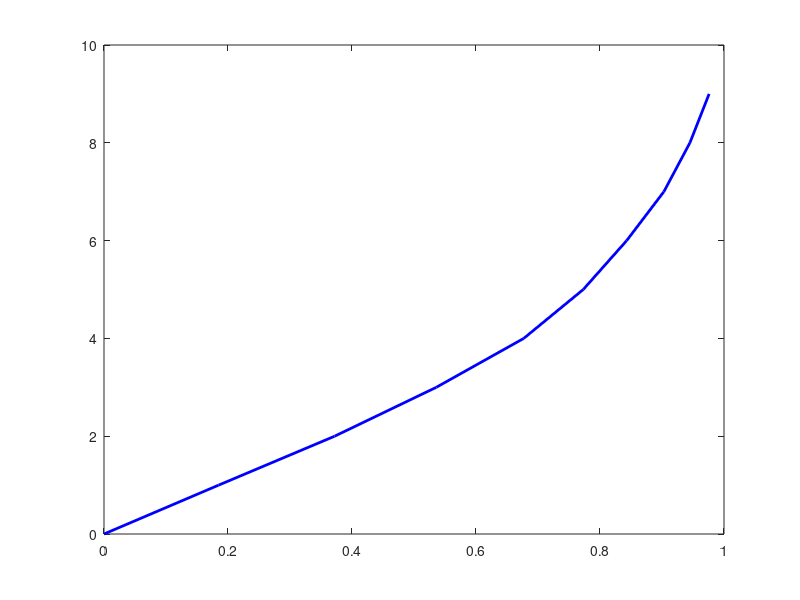

This figure's MATLAB source: (Note: this script raises an error after producing the figure.)
close all
clear
clc

load ./estimated_EC.mat
ec_pro=var_pro;
ec_rr=var_RR;
ec_pro_e=(abs(est_pro1-n1)./n1 + abs(est_pro0-n0)./n0) ./2;
ec_rr_e=(abs(est_rr1-n1)./n1 + abs(est_rr0-n0)./n0) ./2;

load ./estimated_Amazon.mat
a_pro=var_pro;
a_rr=var_RR;
a_pro_e=(abs(est_pro1-n1)./n1+abs(est_pro0-n0)./n0)./2;
a_rr_e=(abs(est_rr1-n1)./n1+abs(est_rr0-n0)./n0)./2;

load ./estimated_Census.mat
i_pro=var_pro;
i_rr=var_RR;
i_pro_e=(abs(est_pro1-n1)./n1+abs(est_pro0-n0)./n0)./2;
i_rr_e=(abs(est_rr1-n1)./n1+abs(est_rr0-n0)./n0)./2;

load ./estimated_Kos.mat
k_pro=var_pro;
k_rr=var_RR;
k_pro_e=(abs(est_pro1-n1)./n1+abs(est_pro0-n0)./n0)./2;
k_rr_e=(abs(est_rr1-n1)./n1+abs(est_rr0-n0)./n0)./2;

%% used for Relative Error
a_pro=[mean(a_pro_e(1,:)),mean(a_pro_e(2,:)),mean(a_pro_e(3,:)),mean(a_pro_e(4,:))];
a_rr=[mean(a_rr_e(1,:)),mean(a_rr_e(2,:)),mean(a_rr_e(3,:)),mean(a_rr_e(4,:))];
k_pro=[mean(k_pro_e(1,:)),mean(k_pro_e(2,:)),mean(k_pro_e(3,:)),mean(k_pro_e(4,:))];
k_rr=[mean(k_rr_e(1,:)),mean(k_rr_e(2,:)),mean(k_rr_e(3,:)),mean(k_rr_e(4,:))];
i_pro=[mean(i_pro_e(1,:)),mean(i_pro_e(2,:)),mean(i_pro_e(3,:)),mean(i_pro_e(4,:))];
i_rr=[mean(i_rr_e(1,:)),mean(i_rr_e(2,:)),mean(i_rr_e(3,:)),mean(i_rr_e(4,:))];
ec_pro=[mean(ec_pro_e(1,:)),mean(ec_pro_e(2,:)),mean(ec_pro_e(3,:)),mean(ec_pro_e(4,:))];
ec_rr=[mean(ec_rr_e(1,:)),mean(ec_rr_e(2,:)),mean(ec_rr_e(3,:)),mean(ec_rr_e(4,:))];


%% epsilon = 0.01
figure
Err=0:1:15;

for i=1:size(Err,2)
    if size(find(a_pro_e(2,:)<Err(i)),2)/1000 <= 0.98
        cdf_a_pro_e01(i)=size(find(a_pro_e(2,:)<Err(i)),2)/1000;
    end
    if size(find(a_rr_e(2,:)<Err(i)),2)/1000 <= 0.98
        cdf_a_rr_e01(i)=size(find(a_rr_e(2,:)<Err(i)),2)/1000;
    end
    if size(find(i_pro_e(2,:)<Err(i)),2)/1000 <= 0.98
        cdf_i_pro_e01(i)=size(find(i_pro_e(2,:)<Err(i)),2)/1000;
    end
    if size(find(i_rr_e(2,:)<Err(i)),2)/1000 <= 0.98
        cdf_i_rr_e01(i)=size(find(i_rr_e(2,:)<Err(i)),2)/1000;
    end
    if size(find(k_pro_e(2,:)<Err(i)),2)/1000 <= 0.98
        cdf_k_pro_e01(i)=size(find(k_pro_e(2,:)<Err(i)),2)/1000;
    end
    if size(find(k_rr_e(2,:)<Err(i)),2)/1000 <= 0.98
        cdf_k_rr_e01(i)=size(find(k_rr_e(2,:)<Err(i)),2)/1000;
    end
    if size(find(ec_pro_e(2,:)<Err(i)),2)/1000 <= 0.98
        cdf_ec_pro_e01(i)=size(find(ec_pro_e(2,:)<Err(i)),2)/1000;
    end
    if size(find(ec_rr_e(2,:)<Err(i)),2)/1000 <= 0.98
        cdf_ec_rr_e01(i)=size(find(ec_rr_e(2,:)<Err(i)),2)/1000;
    end
end

plot(cdf_k_pro_e01,Err(1:length(cdf_k_pro_e01)),'-','Color',[0 0 1],'LineWidth',2,'Markersize',5)
hold on
plot(cdf_k_rr_e01,Err(1:length(cdf_k_rr_e01)),'--','Color',[0 0 1 0.4],'LineWidth',2,'Markersize',5)
hold on
plot(cdf_a_pro_e01,Err(1:length(cdf_a_pro_e01)),'-','Color',[1 0 0],'LineWidth',2,'Markersize',5)
hold on
plot(cdf_a_rr_e01,Err(1:length(cdf_a_rr_e01)),'--','Color',[1 0 0 0.4],'LineWidth',2,'Markersize',5)
hold on
plot(cdf_ec_pro_e01,Err(1:length(cdf_ec_pro_e01)),'-m','LineWidth',2,'Markersize',8)
hold on
plot(cdf_ec_rr_e01,Err(1:length(cdf_ec_rr_e01)),'--','Color',[1 0 1 0.4],'LineWidth',2,'Markersize',8)
hold on
plot(cdf_i_pro_e01,Err(1:length(cdf_i_pro_e01)),'-g','LineWidth',2,'Markersize',8)
hold on
plot(cdf_i_rr_e01,Err(1:length(cdf_i_rr_e01)),'--','Color',[0 1 0 0.4],'LineWidth',2,'Markersize',8)
hold on

h=legend("JRR Kosarak","RR Kosarak","JRR Amazon","RR Amazon",...
    "JRR EC","RR EC","JRR Census","RR Census",'location','northwest');
xlabel("Percentile")
ylabel("Relative Error")
set(gca,'Fontsize',20)
set(h,'Fontsize',15)
set(gca,'Fontname','Times New Roman')
print -vector -dpdf -r500 percentile_e001.pdf

%% epsilon = 0.1

figure
Err=0:0.1:1.5;
for i=1:size(Err,2)
    if size(find(a_pro_e(3,:)<Err(i)),2)/1000 <= 0.98
        cdf_a_pro_e01(i)=size(find(a_pro_e(3,:)<Err(i)),2)/1000;
    end
    if size(find(a_rr_e(3,:)<Err(i)),2)/1000 <= 0.98
        cdf_a_rr_e01(i)=size(find(a_rr_e(3,:)<Err(i)),2)/1000;
    end
    if size(find(i_pro_e(3,:)<Err(i)),2)/1000 <= 0.98
        cdf_i_pro_e01(i)=size(find(i_pro_e(3,:)<Err(i)),2)/1000;
    end
    if size(find(i_rr_e(3,:)<Err(i)),2)/1000 <= 0.98
        cdf_i_rr_e01(i)=size(find(i_rr_e(3,:)<Err(i)),2)/1000;
    end
    if size(find(k_pro_e(3,:)<Err(i)),2)/1000 <= 0.98
        cdf_k_pro_e01(i)=size(find(k_pro_e(3,:)<Err(i)),2)/1000;
    end
    if size(find(k_rr_e(3,:)<Err(i)),2)/1000 <= 0.98
        cdf_k_rr_e01(i)=size(find(k_rr_e(3,:)<Err(i)),2)/1000;
    end
    if size(find(ec_pro_e(3,:)<Err(i)),2)/1000 <= 0.98
        cdf_ec_pro_e01(i)=size(find(ec_pro_e(3,:)<Err(i)),2)/1000;
    end
    if size(find(ec_rr_e(3,:)<Err(i)),2)/1000 <= 0.98
        cdf_ec_rr_e01(i)=size(find(ec_rr_e(3,:)<Err(i)),2)/1000;
    end
end

plot(cdf_k_pro_e01,Err(1:length(cdf_k_pro_e01)),'-','Color',[0 0 1],'LineWidth',2,'Markersize',5)
hold on
plot(cdf_k_rr_e01,Err(1:length(cdf_k_rr_e01)),'--','Color',[0 0 1 0.4],'LineWidth',2,'Markersize',5)
hold on
plot(cdf_a_pro_e01,Err(1:length(cdf_a_pro_e01)),'-','Color',[1 0 0],'LineWidth',2,'Markersize',5)
hold on
plot(cdf_a_rr_e01,Err(1:length(cdf_a_rr_e01)),'--','Color',[1 0 0 0.4],'LineWidth',2,'Markersize',5)
hold on
plot(cdf_ec_pro_e01,Err(1:length(cdf_ec_pro_e01)),'-m','LineWidth',2,'Markersize',8)
hold on
plot(cdf_ec_rr_e01,Err(1:length(cdf_ec_rr_e01)),'--','Color',[1 0 1 0.4],'LineWidth',2,'Markersize',8)
hold on
plot(cdf_i_pro_e01,Err(1:length(cdf_i_pro_e01)),'-g','LineWidth',2,'Markersize',8)
hold on
plot(cdf_i_rr_e01,Err(1:length(cdf_i_rr_e01)),'--','Color',[0 1 0 0.4],'LineWidth',2,'Markersize',8)
hold on

% h=legend("JRR Kosarak","RR Kosarak","JRR Amazon","RR Amazon",...
%     "JRR EC","RR EC","JRR Census","RR Census",'location','northwest');
xlabel("Percentile")
ylabel("Relative Error")
set(gca,'Fontsize',20)
% set(h,'Fontsize',15)
set(gca,'Fontname','Times New Roman')
print -vector -dpdf -r500 percentile_e01.pdf

%% epsilon = 1
figure
Err=0:0.01:0.15;
for i=1:size(Err,2)
    if size(find(a_pro_e(4,:)<Err(i)),2)/1000 <= 0.98
        cdf_a_pro_e01(i)=size(find(a_pro_e(4,:)<Err(i)),2)/1000;
    end
    if size(find(a_rr_e(4,:)<Err(i)),2)/1000 <= 0.98
        cdf_a_rr_e01(i)=size(find(a_rr_e(4,:)<Err(i)),2)/1000;
    end
    if size(find(i_pro_e(4,:)<Err(i)),2)/1000 <= 0.98
        cdf_i_pro_e01(i)=size(find(i_pro_e(4,:)<Err(i)),2)/1000;
    end
    if size(find(i_rr_e(4,:)<Err(i)),2)/1000 <= 0.98
        cdf_i_rr_e01(i)=size(find(i_rr_e(4,:)<Err(i)),2)/1000;
    end
    if size(find(k_pro_e(4,:)<Err(i)),2)/1000 <= 0.98
        cdf_k_pro_e01(i)=size(find(k_pro_e(4,:)<Err(i)),2)/1000;
    end
    if size(find(k_rr_e(4,:)<Err(i)),2)/1000 <= 0.98
        cdf_k_rr_e01(i)=size(find(k_rr_e(4,:)<Err(i)),2)/1000;
    end
    if size(find(ec_pro_e(4,:)<Err(i)),2)/1000 <= 0.98
        cdf_ec_pro_e01(i)=size(find(ec_pro_e(4,:)<Err(i)),2)/1000;
    end
    if size(find(ec_rr_e(4,:)<Err(i)),2)/1000 <= 0.98
        cdf_ec_rr_e01(i)=size(find(ec_rr_e(4,:)<Err(i)),2)/1000;
    end
end

plot(cdf_k_pro_e01,Err(1:length(cdf_k_pro_e01)),'-','Color',[0 0 1],'LineWidth',2,'Markersize',5)
hold on
plot(cdf_k_rr_e01,Err(1:length(cdf_k_rr_e01)),'--','Color',[0 0 1 0.4],'LineWidth',2,'Markersize',5)
hold on
plot(cdf_a_pro_e01,Err(1:length(cdf_a_pro_e01)),'-','Color',[1 0 0],'LineWidth',2,'Markersize',5)
hold on
plot(cdf_a_rr_e01,Err(1:length(cdf_a_rr_e01)),'--','Color',[1 0 0 0.4],'LineWidth',2,'Markersize',5)
hold on
plot(cdf_ec_pro_e01,Err(1:length(cdf_ec_pro_e01)),'-m','LineWidth',2,'Markersize',8)
hold on
plot(cdf_ec_rr_e01,Err(1:length(cdf_ec_rr_e01)),'--','Color',[1 0 1 0.4],'LineWidth',2,'Markersize',8)
hold on
plot(cdf_i_pro_e01,Err(1:length(cdf_i_pro_e01)),'-g','LineWidth',2,'Markersize',8)
hold on
plot(cdf_i_rr_e01,Err(1:length(cdf_i_rr_e01)),'--','Color',[0 1 0 0.4],'LineWidth',2,'Markersize',8)
hold on

% h=legend("JRR Kosarak","RR Kosarak","JRR Amazon","RR Amazon",...
%     "JRR EC","RR EC","JRR Census","RR Census",'location','northwest');
xlabel("Percentile")
ylabel("Relative Error")
set(gca,'Fontsize',20)
% set(h,'Fontsize',15)
set(gca,'Fontname','Times New Roman')
print -vector -dpdf -r500 percentile_e1.pdf
